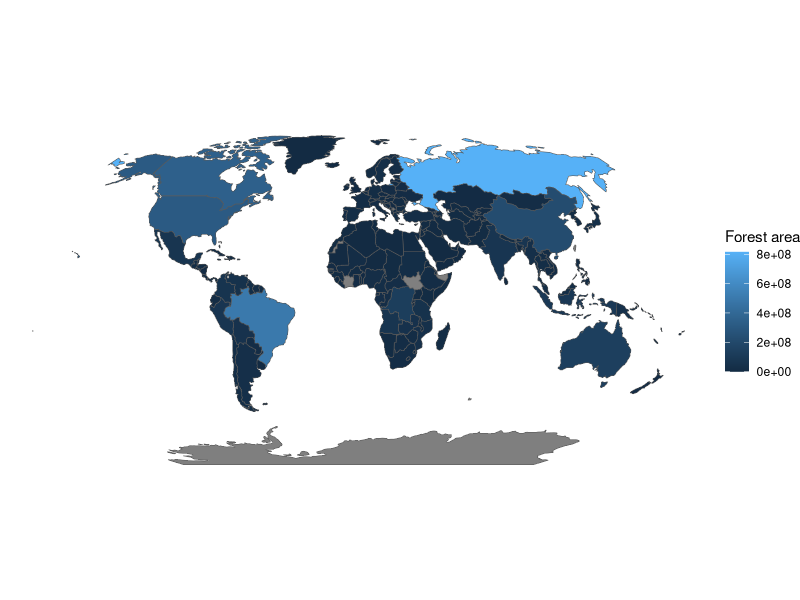

Recreate this plot in R.
## ---- chunk 1
knitr::opts_chunk$set(message = F, 
                      error = F, 
                      warning = F,
                      fig.align = "center")

## ---- chunk 2
library(tidyverse)

### Read the forest area data
country_forest_area <- read_csv("Country_Forest_Area.csv")
country_forest_area_2020 <- country_forest_area %>% 
  filter(Year == 2020)

### Get a world map from Natural Earth
library(rnaturalearth)

world_map <- ne_countries(type = "countries", returnclass = "sf", scale = 110)

### Join the forest data to the map data
world_map_forest_area_2020 <- world_map %>% 
  mutate(Code = toupper(adm0_a3)) %>% 
  left_join(country_forest_area_2020, by = join_by("adm0_a3" == "Code"))

### A choropleth map of the forest area in each country
library(sf)

ggplot(world_map_forest_area_2020) + 
  geom_sf(aes(fill = `Forest area`)) + 
  coord_sf(crs = st_crs("ESRI:54030")) + 
  theme_void()
